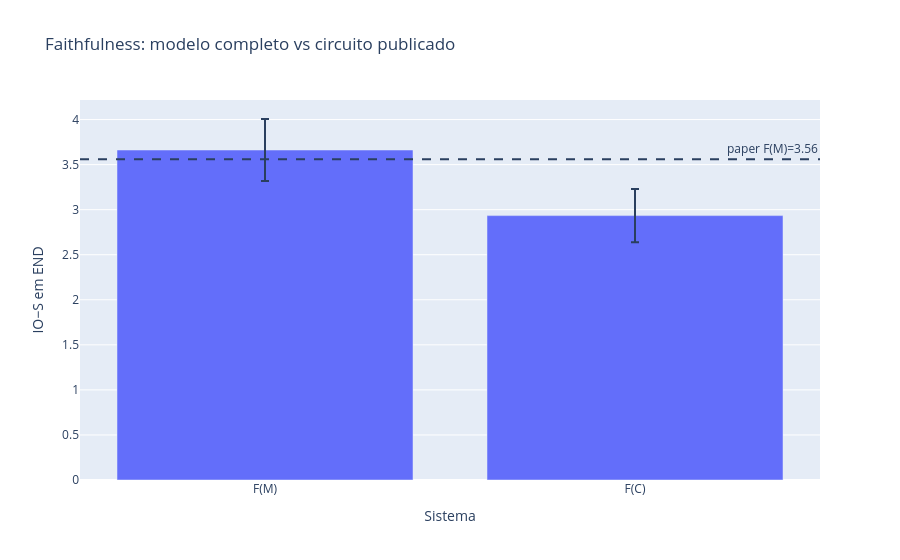
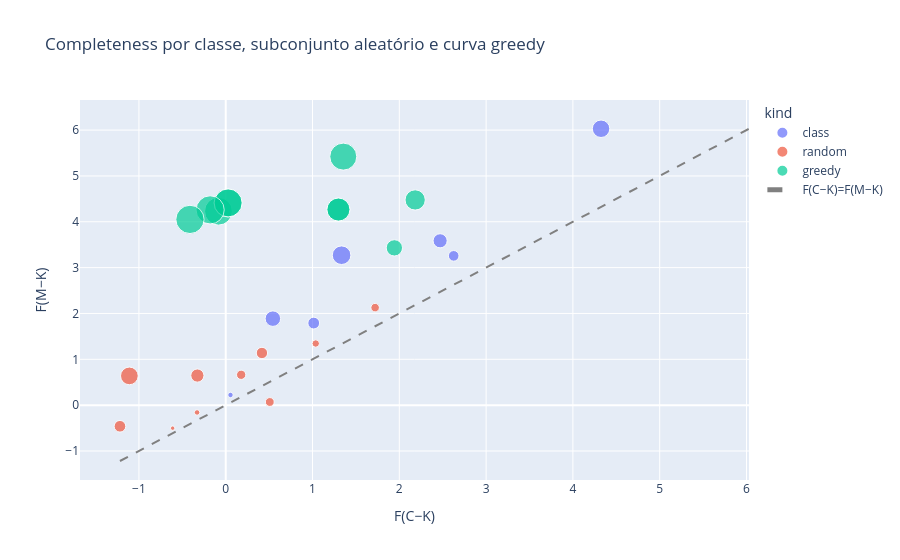
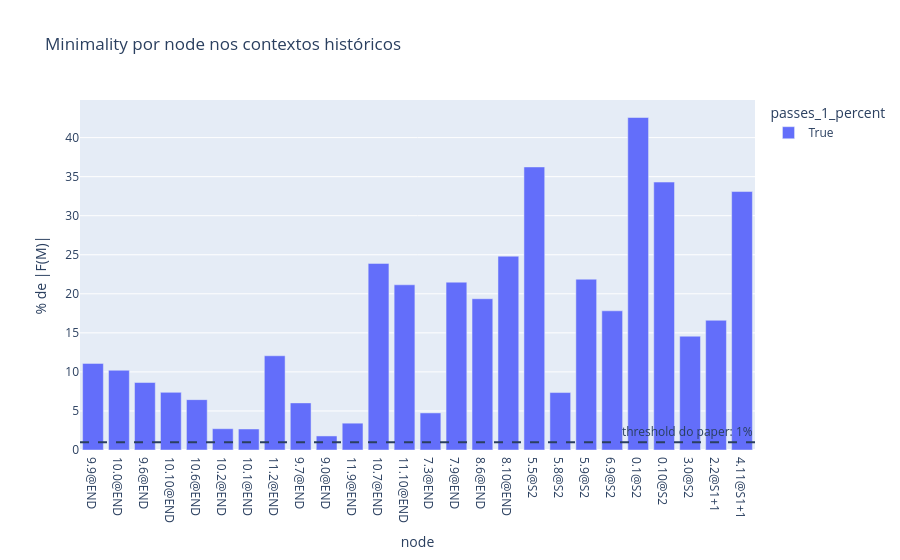

Here is the notebook cell these charts were saved with, in order:
### Code cell
faithfulness_fig = px.bar(
    x=["F(M)", "F(C)"],
    y=[faithfulness.model.mean, faithfulness.circuit.mean],
    error_y=[faithfulness.model.standard_error, faithfulness.circuit.standard_error],
    labels={"x": "Sistema", "y": "IO−S em END"},
    title="Faithfulness: modelo completo vs circuito publicado",
)
faithfulness_fig.add_hline(
    y=PAPER_MODEL_PERFORMANCE,
    line_dash="dash",
    annotation_text="paper F(M)=3.56",
)
faithfulness_fig.show()

completeness_rows = []
for item in completeness.by_class:
    completeness_rows.append(
        {
            "kind": "class",
            "label": item.circuit_class.value,
            "F(C−K)": item.result.circuit_without.mean,
            "F(M−K)": item.result.model_without.mean,
            "incompleteness": item.result.incompleteness,
        }
    )
for index, item in enumerate(completeness.random):
    completeness_rows.append(
        {
            "kind": "random",
            "label": f"random {index + 1}",
            "F(C−K)": item.circuit_without.mean,
            "F(M−K)": item.model_without.mean,
            "incompleteness": item.incompleteness,
        }
    )
for run_index, run in enumerate(completeness.greedy):
    for step_index, step in enumerate(run.steps):
        completeness_rows.append(
            {
                "kind": "greedy",
                "label": f"greedy {run_index + 1}.{step_index + 1}",
                "F(C−K)": step.result.circuit_without.mean,
                "F(M−K)": step.result.model_without.mean,
                "incompleteness": step.result.incompleteness,
            }
        )
completeness_fig = px.scatter(
    completeness_rows,
    x="F(C−K)",
    y="F(M−K)",
    color="kind",
    hover_name="label",
    size="incompleteness",
    title="Completeness por classe, subconjunto aleatório e curva greedy",
)
all_values = [
    value
    for row in completeness_rows
    for value in (row["F(C−K)"], row["F(M−K)"])
]
line_min, line_max = min(all_values), max(all_values)
completeness_fig.add_trace(
    go.Scatter(
        x=[line_min, line_max],
        y=[line_min, line_max],
        mode="lines",
        line={"dash": "dash", "color": "gray"},
        name="F(C−K)=F(M−K)",
    )
)
completeness_fig.show()

minimality_rows = [
    {
        "node": node_name(item.node),
        "minimality_percent": 100 * item.normalized_effect,
        "raw_effect": item.raw_effect,
        "passes_1_percent": item.passes_threshold,
    }
    for item in minimality
]
minimality_fig = px.bar(
    minimality_rows,
    x="node",
    y="minimality_percent",
    color="passes_1_percent",
    hover_data=["raw_effect"],
    title="Minimality por node nos contextos históricos",
    labels={"minimality_percent": "% de |F(M)|"},
)
minimality_fig.add_hline(y=1.0, line_dash="dash", annotation_text="threshold do paper: 1%")
minimality_fig.show()

### Figure 1 — Plotly figure (JSON) as saved in the notebook; plotly's stock layout.template omitted (floating-point values rounded to 4 significant figures)
{"data": [{"error_y": {"array": [0.3441, 0.2951]}, "hovertemplate": "Sistema=%{x}<br>IO−S em END=%{y}<extra></extra>", "legendgroup": "", "marker": {"color": "#636efa", "pattern": {"shape": ""}}, "name": "", "orientation": "v", "showlegend": false, "textposition": "auto", "type": "bar", "x": ["F(M)", "F(C)"], "xaxis": "x", "y": [3.662, 2.934], "yaxis": "y"}], "layout": {"annotations": [{"showarrow": false, "text": "paper F(M)=3.56", "x": 1, "xanchor": "right", "xref": "x domain", "y": 3.56, "yanchor": "bottom", "yref": "y"}], "barmode": "relative", "legend": {"tracegroupgap": 0}, "shapes": [{"line": {"dash": "dash"}, "type": "line", "x0": 0, "x1": 1, "xref": "x domain", "y0": 3.56, "y1": 3.56, "yref": "y"}], "title": {"text": "Faithfulness: modelo completo vs circuito publicado"}, "xaxis": {"anchor": "y", "domain": [0.0, 1.0], "title": {"text": "Sistema"}}, "yaxis": {"anchor": "x", "domain": [0.0, 1.0], "title": {"text": "IO−S em END"}}}}

### Figure 2 — Plotly figure (JSON) as saved in the notebook; plotly's stock layout.template omitted (floating-point values rounded to 4 significant figures)
{"data": [{"hovertemplate": "<b>%{hovertext}</b><br><br>kind=class<br>F(C−K)=%{x}<br>F(M−K)=%{y}<br>incompleteness=%{marker.size}<extra></extra>", "hovertext": ["name_movers", "backup_name_movers", "negative_name_movers", "s_inhibition", "induction", "duplicate_token", "previous_token"], "legendgroup": "class", "marker": {"color": "#636efa", "size": [1.115, 0.6298, 1.705, 0.1668, 0.7763, 1.344, 1.936], "sizemode": "area", "sizeref": 0.01116, "symbol": "circle"}, "mode": "markers", "name": "class", "orientation": "v", "showlegend": true, "type": "scatter", "x": [2.47, 2.626, 4.324, 0.05497, 1.014, 0.5432, 1.335], "xaxis": "x", "y": [3.585, 3.256, 6.029, 0.2218, 1.79, 1.887, 3.271], "yaxis": "y"}, {"hovertemplate": "<b>%{hovertext}</b><br><br>kind=random<br>F(C−K)=%{x}<br>F(M−K)=%{y}<br>incompleteness=%{marker.size}<extra></extra>", "hovertext": ["random 1", "random 2", "random 3", "random 4", "random 5", "random 6", "random 7", "random 8", "random 9", "random 10"], "legendgroup": "random", "marker": {"color": "#EF553B", "size": [0.3072, 0.4059, 0.1707, 0.9723, 1.748, 0.4842, 0.4392, 0.1095, 0.7576, 0.7204], "sizemode": "area", "sizeref": 0.01116, "symbol": "circle"}, "mode": "markers", "name": "random", "orientation": "v", "showlegend": true, "type": "scatter", "x": [1.037, 1.721, -0.3302, -0.3266, -1.11, 0.178, 0.5074, -0.6111, -1.219, 0.4172], "xaxis": "x", "y": [1.344, 2.127, -0.1595, 0.6457, 0.6379, 0.6622, 0.06829, -0.5016, -0.461, 1.138], "yaxis": "y"}, {"hovertemplate": "<b>%{hovertext}</b><br><br>kind=greedy<br>F(C−K)=%{x}<br>F(M−K)=%{y}<br>incompleteness=%{marker.size}<extra></extra>", "hovertext": ["greedy 1.1", "greedy 1.2", "greedy 1.3", "greedy 1.4", "greedy 1.5", "greedy 1.6", "greedy 1.7", "greedy 1.8", "greedy 1.9", "greedy 1.10"], "legendgroup": "greedy", "marker": {"color": "#00cc96", "size": [1.488, 2.294, 2.968, 2.968, 4.067, 4.314, 4.383, 4.383, 4.439, 4.463], "sizemode": "area", "sizeref": 0.01116, "symbol": "circle"}, "mode": "markers", "name": "greedy", "orientation": "v", "showlegend": true, "type": "scatter", "x": [1.943, 2.183, 1.298, 1.298, 1.354, -0.08379, 0.02787, 0.02787, -0.1796, -0.4121], "xaxis": "x", "y": [3.431, 4.476, 4.267, 4.267, 5.422, 4.23, 4.411, 4.411, 4.26, 4.051], "yaxis": "y"}, {"line": {"color": "gray", "dash": "dash"}, "mode": "lines", "name": "F(C−K)=F(M−K)", "type": "scatter", "x": [-1.219, 6.029], "y": [-1.219, 6.029]}], "layout": {"legend": {"itemsizing": "constant", "title": {"text": "kind"}, "tracegroupgap": 0}, "title": {"text": "Completeness por classe, subconjunto aleatório e curva greedy"}, "xaxis": {"anchor": "y", "domain": [0.0, 1.0], "title": {"text": "F(C−K)"}}, "yaxis": {"anchor": "x", "domain": [0.0, 1.0], "title": {"text": "F(M−K)"}}}}

### Figure 3 — Plotly figure (JSON) as saved in the notebook; plotly's stock layout.template omitted (floating-point values rounded to 4 significant figures)
{"data": [{"customdata": [[0.4062], [0.3739], [0.3164], [0.2702], [0.2362], [0.09982], [0.09852], [0.4418], [0.2209], [0.06589], [0.1257], [0.875], [0.7747], [0.1739], [0.787], [0.7093], [0.9088], [1.327], [0.2693], [0.8009], [0.6527], [1.559], [1.256], [0.5337], [0.6082], [1.212]], "hovertemplate": "passes_1_percent=True<br>node=%{x}<br>% de |F(M)|=%{y}<br>raw_effect=%{customdata[0]}<extra></extra>", "legendgroup": "True", "marker": {"color": "#636efa", "pattern": {"shape": ""}}, "name": "True", "orientation": "v", "showlegend": true, "textposition": "auto", "type": "bar", "x": ["9.9@END", "10.0@END", "9.6@END", "10.10@END", "10.6@END", "10.2@END", "10.1@END", "11.2@END", "9.7@END", "9.0@END", "11.9@END", "10.7@END", "11.10@END", "7.3@END", "7.9@END", "8.6@END", "8.10@END", "5.5@S2", "5.8@S2", "5.9@S2", "6.9@S2", "0.1@S2", "0.10@S2", "3.0@S2", "2.2@S1+1", "4.11@S1+1"], "xaxis": "x", "y": [11.09, 10.21, 8.641, 7.379, 6.449, 2.726, 2.69, 12.06, 6.032, 1.799, 3.434, 23.89, 21.15, 4.748, 21.49, 19.37, 24.82, 36.25, 7.355, 21.87, 17.82, 42.58, 34.31, 14.57, 16.61, 33.09], "yaxis": "y"}], "layout": {"annotations": [{"showarrow": false, "text": "threshold do paper: 1%", "x": 1, "xanchor": "right", "xref": "x domain", "y": 1.0, "yanchor": "bottom", "yref": "y"}], "barmode": "relative", "legend": {"title": {"text": "passes_1_percent"}, "tracegroupgap": 0}, "shapes": [{"line": {"dash": "dash"}, "type": "line", "x0": 0, "x1": 1, "xref": "x domain", "y0": 1.0, "y1": 1.0, "yref": "y"}], "title": {"text": "Minimality por node nos contextos históricos"}, "xaxis": {"anchor": "y", "domain": [0.0, 1.0], "title": {"text": "node"}}, "yaxis": {"anchor": "x", "domain": [0.0, 1.0], "title": {"text": "% de |F(M)|"}}}}
